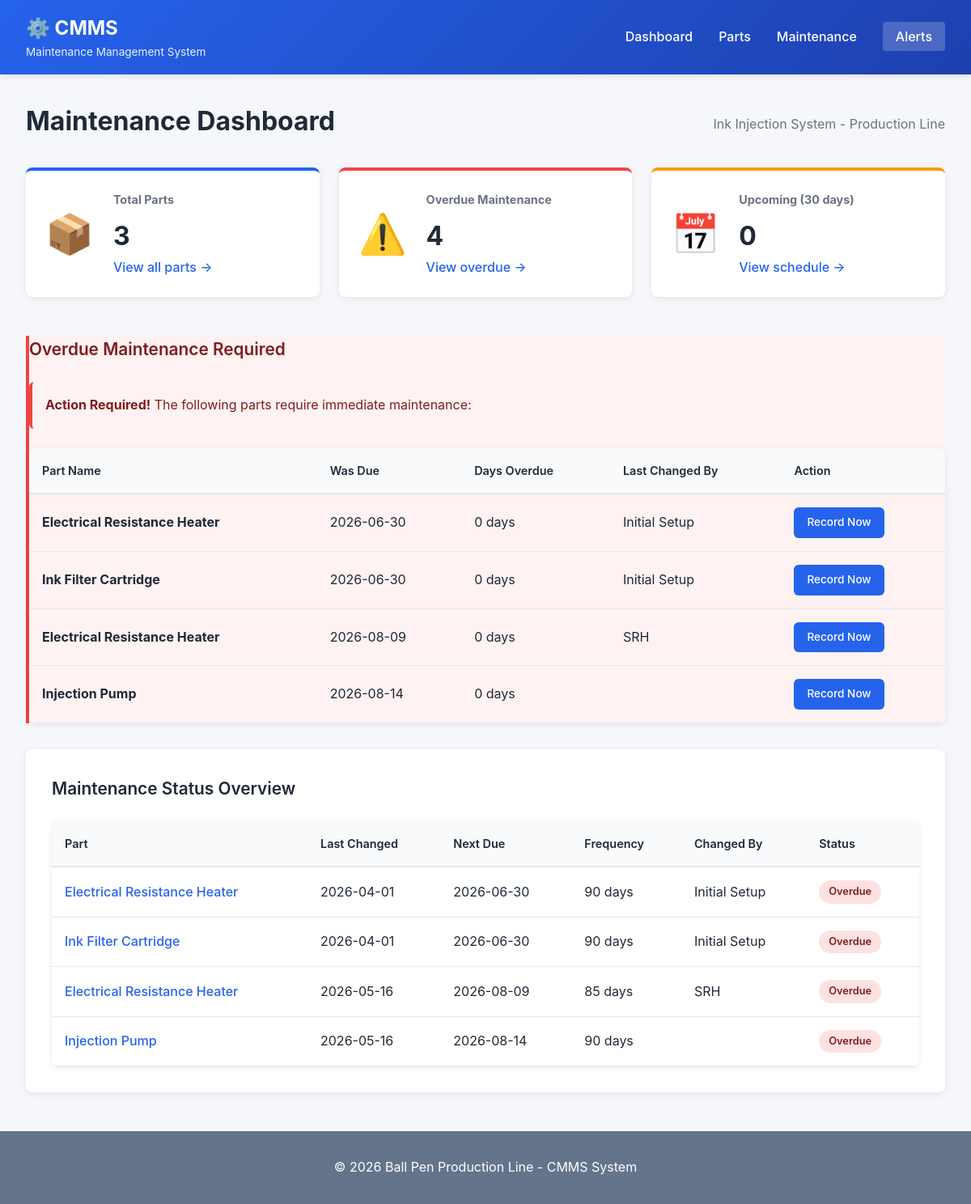
The page / on the database its author committed.
### tables this page shows
CREATE TABLE maintenance_records (
                id INTEGER PRIMARY KEY AUTOINCREMENT,
                part_id INTEGER NOT NULL,
                last_changed TIMESTAMP,
                next_scheduled_change TIMESTAMP,
                change_frequency_days INTEGER,
                performed_by TEXT,
                notes TEXT,
                created_at TIMESTAMP DEFAULT CURRENT_TIMESTAMP,
                updated_at TIMESTAMP DEFAULT CURRENT_TIMESTAMP,
                FOREIGN KEY (part_id) REFERENCES parts (id)
            );

CREATE TABLE parts (
                id INTEGER PRIMARY KEY AUTOINCREMENT,
                name TEXT NOT NULL UNIQUE,
                description TEXT,
                location TEXT,
                part_number TEXT,
                created_at TIMESTAMP DEFAULT CURRENT_TIMESTAMP
            );

### cmms_app.py (the view)
@app.route('/')
def index():
    db = get_db()
    parts = db.get_all_parts()
    overdue = db.get_overdue_maintenance()
    upcoming = db.get_upcoming_maintenance(30)
    all_records = db.get_all_maintenance_records()
    now = datetime.now()
    now_iso = now.isoformat()
    future_7 = (now + timedelta(days=7)).isoformat()
    dashboard_data = {
        'total_parts': len(parts),
        'overdue_count': len(overdue),
        'upcoming_count': len(upcoming),
        'overdue': overdue,
        'upcoming': upcoming,
        'all_records': all_records,
        'now_iso': now_iso,
        'future_7': future_7,
        'now': now
    }
    return render_template('dashboard.html', data=dashboard_data)

### cmms_app.py (called while the page is built)
def get_db():
    db = getattr(g, '_database', None)
    if db is None:
        db = g._database = CMmsDatabase()
    return db

### cmms_database.py (called while the page is built)
    def init_db(self):
        self.conn = sqlite3.connect(self.db_path)
        self.conn.row_factory = sqlite3.Row
        self.cursor = self.conn.cursor()
        self.create_tables()

    def close(self):
        if self.conn:
            self.conn.close()

    def get_all_parts(self):
        self.cursor.execute('SELECT * FROM parts ORDER BY name')
        return self.cursor.fetchall()

    def get_all_maintenance_records(self):
        self.cursor.execute('''
            SELECT mr.*, p.name FROM maintenance_records mr
            JOIN parts p ON mr.part_id = p.id
            ORDER BY mr.next_scheduled_change
        ''')
        return self.cursor.fetchall()

    def get_overdue_maintenance(self):
        today = datetime.now().isoformat()
        self.cursor.execute('''
            SELECT mr.*, p.name FROM maintenance_records mr
            JOIN parts p ON mr.part_id = p.id
            WHERE mr.next_scheduled_change < ?
            ORDER BY mr.next_scheduled_change
        ''', (today,))
        return self.cursor.fetchall()

    def get_upcoming_maintenance(self, days=30):
        today = datetime.now().isoformat()
        future_date = (datetime.now() + timedelta(days=days)).isoformat()
        self.cursor.execute('''
            SELECT mr.*, p.name FROM maintenance_records mr
            JOIN parts p ON mr.part_id = p.id
            WHERE mr.next_scheduled_change BETWEEN ? AND ?
            ORDER BY mr.next_scheduled_change
        ''', (today, future_date))
        return self.cursor.fetchall()

### templates/dashboard.html (shortened to what this page needs)
{% extends "base.html" %}
{% block content %}
<div class="page-header">
    <h2>Maintenance Dashboard</h2>
    <p class="subtitle">Ink Injection System - Production Line</p>
</div>
<div class="dashboard-grid">
    <div class="dashboard-card card-primary">
        <div class="card-icon">📦</div>
        <div class="card-content">
            <h3>Total Parts</h3>
            <p class="card-value">{{ data.total_parts }}</p>
            <a href="{{ url_for('parts') }}" class="btn-link">View all parts →</a>
        </div>
    </div>
    <div class="dashboard-card card-danger">
        <div class="card-icon">⚠️</div>
        <div class="card-content">
            <h3>Overdue Maintenance</h3>
            <p class="card-value">{{ data.overdue_count }}</p>
            <a href="{{ url_for('alerts') }}" class="btn-link">View overdue →</a>
        </div>
    </div>
    <div class="dashboard-card card-warning">
        <div class="card-icon">📅</div>
        <div class="card-content">
            <h3>Upcoming (30 days)</h3>
            <p class="card-value">{{ data.upcoming_count }}</p>
            <a href="{{ url_for('alerts') }}" class="btn-link">View schedule →</a>
        </div>
    </div>
</div>
{% if data.overdue %}
<div class="alert-section">
    <h3 class="section-title alert-title">Overdue Maintenance Required</h3>
    <div class="alert alert-danger">
        <strong>Action Required!</strong> The following parts require immediate maintenance:
    </div>
    <table class="data-table">
        <thead>
            <tr>
                <th>Part Name</th>
                <th>Was Due</th>
                <th>Days Overdue</th>
                <th>Last Changed By</th>
                <th>Action</th>
            </tr>
        </thead>
        <tbody>
            {% for record in data.overdue %}
            <tr class="row-overdue">
                <td><strong>{{ record.name }}</strong></td>
                <td>{{ record.next_scheduled_change[:10] }}</td>
                <td class="text-danger">
                    {{ ((now | default(None, true)) if now else 0) }} days
                </td>
                <td>{{ record.performed_by }}</td>
                <td>
                    <a href="{{ url_for('record_maintenance', part_id=record.part_id) }}" class="btn btn-sm btn-primary">Record Now</a>
                </td>
            </tr>
            {% endfor %}
        </tbody>
    </table>
</div>
{% endif %}
<div class="section">
    <h3 class="section-title">Maintenance Status Overview</h3>
    <table class="data-table">
        <thead>
            <tr>
                <th>Part</th>
                <th>Last Changed</th>
                <th>Next Due</th>
                <th>Frequency</th>
                <th>Changed By</th>
                <th>Status</th>
            </tr>
        </thead>
        <tbody>
            {% for record in data.all_records %}
            <tr>
                <td>
                    <a href="{{ url_for('view_part', part_id=record.part_id) }}" class="link">
                        {{ record.name }}
                    </a>
                </td>
                <td>{{ record.last_changed[:10] if record.last_changed else 'N/A' }}</td>
                <td>{{ record.next_scheduled_change[:10] if record.next_scheduled_change else 'N/A' }}</td>
                <td>{{ record.change_frequency_days }} days</td>
                <td>{{ record.performed_by }}</td>
                <td>
                    {% set next_date = record.next_scheduled_change %}
                    {% if next_date and next_date[:10] < data.now_iso[:10] %}
                        <span class="badge badge-danger">Overdue</span>
                    {% elif next_date and next_date[:10] <= data.future_7[:10] %}
                        <span class="badge badge-warning">Due Soon</span>
                    {% else %}
                        <span class="badge badge-success">On Schedule</span>
                    {% endif %}
                </td>
            </tr>
            {% endfor %}
        </tbody>
    </table>
</div>
{% endblock %}

### templates/base.html (shortened to what this page needs)
<!DOCTYPE html>
<html lang="en">
<head>
    <link rel="stylesheet" href="{{ url_for('static', filename='style.css') }}">
</head>
<body>
    <nav class="navbar">
        <div class="nav-container">
            <div class="nav-brand">
                <h1>⚙️ CMMS</h1>
                <span class="nav-subtitle">Maintenance Management System</span>
            </div>
            <ul class="nav-menu">
                <li><a href="{{ url_for('index') }}" class="nav-link">Dashboard</a></li>
                <li><a href="{{ url_for('parts') }}" class="nav-link">Parts</a></li>
                <li><a href="{{ url_for('maintenance') }}" class="nav-link">Maintenance</a></li>
                <li><a href="{{ url_for('alerts') }}" class="nav-link alert-link">Alerts</a></li>
            </ul>
        </div>
    </nav>
    <div class="container">
        {% block content %}{% endblock %}
    </div>
    <footer class="footer">
        <p>&copy; 2026 Ball Pen Production Line - CMMS System</p>
    </footer>
</body>
</html>

### static/style.css (style rules this page uses)
:root { --primary: #2563eb; --primary-dark: #1e40af; --secondary: #64748b; --success: #10b981; --warning: #f59e0b; --danger: #ef4444; --info: #3b82f6; --light: #f8fafc; --border: #e2e8f0; --text: #1f2937; --text-light: #6b7280; }
* { margin: 0; padding: 0; box-sizing: border-box; }
body { font-family: -apple-system, BlinkMacSystemFont, 'Segoe UI', Roboto, Oxygen, Ubuntu, Cantarell, sans-serif; line-height: 1.6; color: var(--text); background: #f5f7fa; }
.navbar { background: linear-gradient(135deg, var(--primary) 0%, var(--primary-dark) 100%); color: white; padding: 1rem 0; box-shadow: 0 2px 8px rgba(0,0,0,0.1); position: sticky; top: 0; z-index: 100; }
.nav-container { max-width: 1200px; margin: 0 auto; padding: 0 2rem; display: flex; justify-content: space-between; align-items: center; }
.nav-brand h1 { font-size: 1.5rem; font-weight: 700; }
.nav-subtitle { font-size: 0.85rem; opacity: 0.9; display: block; }
.nav-menu { list-style: none; display: flex; gap: 2rem; }
.nav-link { color: white; text-decoration: none; font-weight: 500; transition: opacity 0.3s; }
.nav-link.alert-link { background: rgba(255,255,255,0.2); padding: 0.5rem 1rem; border-radius: 4px; }
.container { max-width: 1200px; margin: 2rem auto; padding: 0 2rem; }
.page-header { display: flex; justify-content: space-between; align-items: center; margin-bottom: 2rem; }
.page-header h2 { font-size: 2rem; color: var(--text); }
.subtitle { color: var(--text-light); margin: 0.5rem 0 0 0; }
.alert { padding: 1rem; border-radius: 6px; margin-bottom: 1.5rem; border-left: 4px solid; }
.alert-danger { background: #fef2f2; border-color: var(--danger); color: #7f1d1d; }
.btn { display: inline-block; padding: 0.75rem 1.5rem; border-radius: 6px; text-decoration: none; border: none; cursor: pointer; font-weight: 500; transition: all 0.3s; font-size: 0.95rem; }
.btn-primary { background: var(--primary); color: white; }
.btn-sm { padding: 0.5rem 1rem; font-size: 0.85rem; }
.btn-link { color: var(--primary); text-decoration: none; font-weight: 500; }
.dashboard-grid { display: grid; grid-template-columns: repeat(auto-fit, minmax(300px, 1fr)); gap: 1.5rem; margin-bottom: 3rem; }
.dashboard-card { background: white; border-radius: 8px; padding: 1.5rem; box-shadow: 0 2px 8px rgba(0,0,0,0.08); display: flex; align-items: center; gap: 1.5rem; transition: all 0.3s; }
.card-primary { border-top: 4px solid var(--primary); }
.card-danger { border-top: 4px solid var(--danger); }
.card-warning { border-top: 4px solid var(--warning); }
.card-icon { font-size: 3rem; }
.card-content h3 { color: var(--text-light); font-size: 0.9rem; margin-bottom: 0.5rem; }
.card-value { font-size: 2rem; font-weight: 700; color: var(--text); }
.data-table { width: 100%; border-collapse: collapse; background: white; border-radius: 8px; overflow: hidden; box-shadow: 0 2px 8px rgba(0,0,0,0.08); }
.data-table thead { background: var(--light); border-bottom: 2px solid var(--border); }
.data-table th { padding: 1rem; text-align: left; font-weight: 600; color: var(--text); font-size: 0.9rem; }
.data-table td { padding: 1rem; border-bottom: 1px solid var(--border); }
.row-overdue { background: #fef2f2; }
.badge { display: inline-block; padding: 0.25rem 0.75rem; border-radius: 20px; font-size: 0.8rem; font-weight: 600; }
.badge-danger { background: #fee2e2; color: #7f1d1d; }
.section { background: white; border-radius: 8px; padding: 2rem; margin: 2rem 0; box-shadow: 0 2px 8px rgba(0,0,0,0.08); }
.section-title { font-size: 1.3rem; font-weight: 600; margin-bottom: 1.5rem; color: var(--text); }
.alert-section { background: #fef2f2; border-left: 4px solid var(--danger); }
.alert-title { color: #7f1d1d; }
.alert-section .data-table { background: white; }
.link { color: var(--primary); text-decoration: none; font-weight: 500; }
.footer { background: var(--secondary); color: white; text-align: center; padding: 2rem; margin-top: 3rem; }

### rows shown on the page
maintenance_records: name "Electrical Resistance Heater", next_scheduled_change "2026-06-30", performed_by "Initial Setup", last_changed "2026-04-01", change_frequency_days "90", shows "Overdue"
maintenance_records: name "Ink Filter Cartridge", next_scheduled_change "2026-06-30", performed_by "Initial Setup", last_changed "2026-04-01", change_frequency_days "90", shows "Overdue"
maintenance_records: name "Electrical Resistance Heater", next_scheduled_change "2026-08-09", performed_by "SRH", last_changed "2026-05-16", change_frequency_days "85", shows "Overdue"
maintenance_records: name "Injection Pump", next_scheduled_change "2026-08-14", last_changed "2026-05-16", change_frequency_days "90", shows "Overdue"

### other values the page prints
{{ data.total_parts }} "3"
{{ data.overdue_count }} "4"
{{ data.upcoming_count }} "0"
